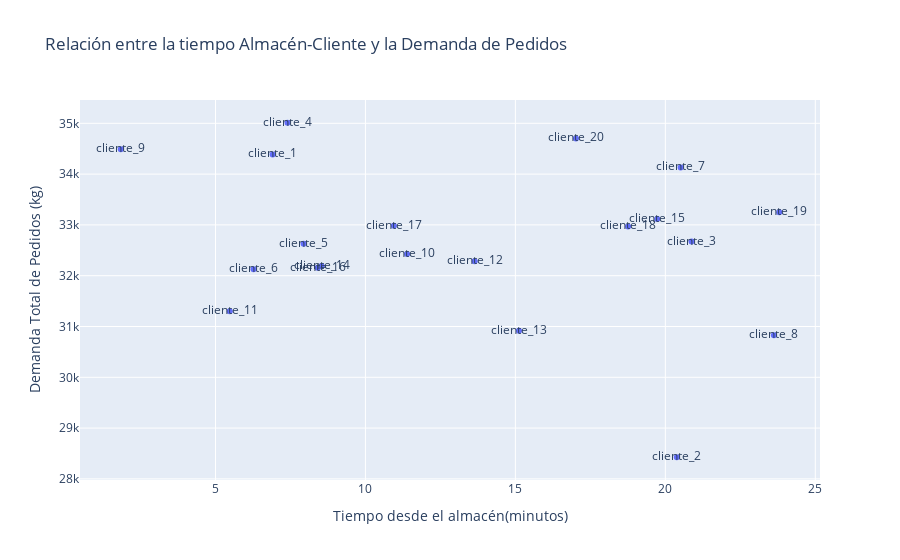

Write notebook code for a chart like this one.
### Markdown cell above
#### Relación entre el tiempo Almacén-Cliente y la Demanda de Pedidos

### Code cell
df_time_demand = pd.merge(df_distacia_almacen_min, total_demand_per_client, on='cliente')

fig = px.scatter(df_time_demand, x='Almacén', y='order_demand', text='cliente', title='Relación entre la tiempo Almacén-Cliente y la Demanda de Pedidos')
fig.update_layout(xaxis_title='Tiempo desde el almacén(minutos)', yaxis_title='Demanda Total de Pedidos (kg)')
fig.show()

### Figure 1 — Plotly figure (JSON) as saved in the notebook; plotly's stock layout.template omitted (floating-point values rounded to 4 significant figures)
{"data": [{"hovertemplate": "Almacén=%{x}<br>order_demand=%{y}<br>cliente=%{text}<extra></extra>", "legendgroup": "", "marker": {"color": "#636efa", "symbol": "circle"}, "mode": "markers+text", "name": "", "orientation": "v", "showlegend": false, "text": ["cliente_1", "cliente_2", "cliente_3", "cliente_4", "cliente_5", "cliente_6", "cliente_7", "cliente_8", "cliente_9", "cliente_10", "cliente_11", "cliente_12", "cliente_13", "cliente_14", "cliente_15", "cliente_16", "cliente_17", "cliente_18", "cliente_19", "cliente_20"], "type": "scatter", "x": [6.905, 20.38, 20.87, 7.4, 7.938, 6.268, 20.51, 23.62, 1.842, 11.39, 5.477, 13.64, 15.12, 8.538, 19.73, 8.408, 10.95, 18.76, 23.8, 17.02], "xaxis": "x", "y": [34387, 28426, 32673, 35011, 32628, 32125, 34131, 30827, 34488, 32426, 31300, 32284, 30914, 32193, 33118, 32156, 32982, 32970, 33251, 34703], "yaxis": "y"}], "layout": {"legend": {"tracegroupgap": 0}, "title": {"text": "Relación entre la tiempo Almacén-Cliente y la Demanda de Pedidos"}, "xaxis": {"anchor": "y", "domain": [0, 1], "title": {"text": "Tiempo desde el almacén(minutos)"}}, "yaxis": {"anchor": "x", "domain": [0, 1], "title": {"text": "Demanda Total de Pedidos (kg)"}}}}
